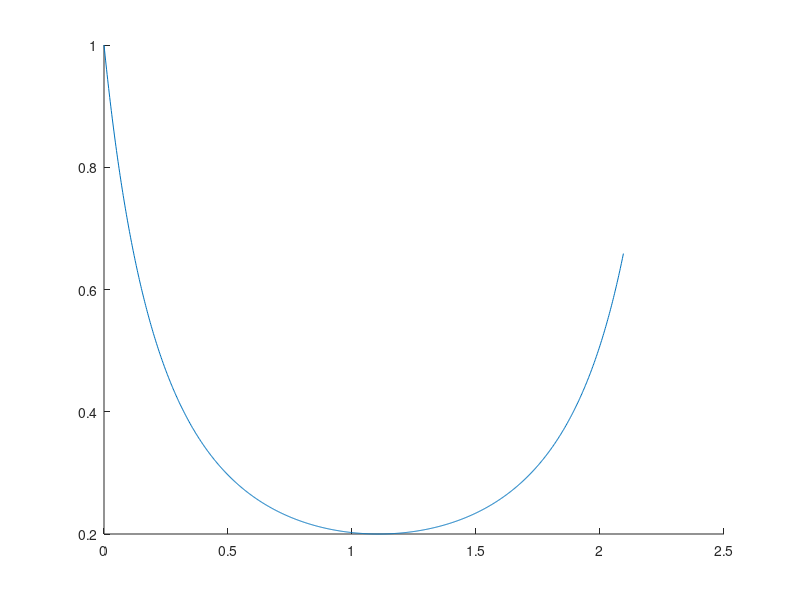

Write the MATLAB code that produced this figure. (Note: this script raises an error after producing the figure.)
%%
clear,clc
hold on;
a1 = 1; b1 = 2;
f = @(x)1./(a1*cos(x)+b1*sin(x)).^2;
a = 0; b = 2*pi/3;
t = linspace(a,b,1000);
plot(t,f(t));
xr = ginput(2);
[x1,x2] = fminbnd(f,xr(1),xr(2));
plot(xr(1),xr(3),'ko',xr(2),xr(4),'ko',x1,x2,'rx');
%%
clear,clc
hold on;
t = linspace(0,1,1000);
for a=1:5
    f = @(x)x.^a.*log(x);
    [x1,x2] = fminbnd(f,0,1);
    plot(t,f(t),x1,x2,'kx');
end
%%
clear,clc
hold on;
t = linspace(-1,1,1000);
for a=1:3
    for b=1:3
        f = @(x)x.^a.*exp(-b*x);
        [x1,x2] = fminbnd(f,-1,1);
        plot(t,f(t),x1,x2,'kx');
    end
end
%%
clear,clc
hold on;
t = linspace(-1,1,1000);
for a=1:3
    for b=1:3
        f = @(x)x.^a.*(1-x).^b;
        [x1,x2] = fminbnd(f,-1,1);
        plot(t,f(t),x1,x2,'kx');
    end
end